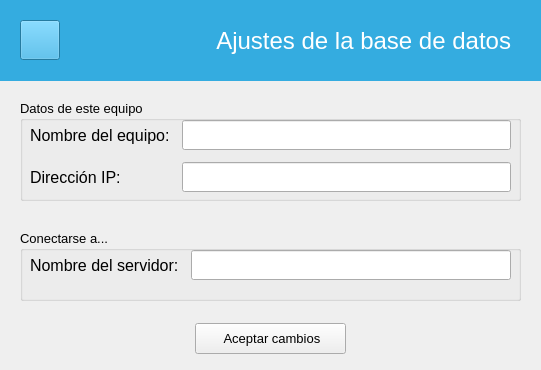
<?xml version="1.0" encoding="UTF-8"?>
<ui version="4.0">
 <class>AjustesDB</class>
 <widget class="QWidget" name="AjustesDB">
  <property name="windowModality">
   <enum>Qt::ApplicationModal</enum>
  </property>
  <property name="geometry">
   <rect>
    <x>0</x>
    <y>0</y>
    <width>541</width>
    <height>370</height>
   </rect>
  </property>
  <property name="windowTitle">
   <string>Form</string>
  </property>
  <widget class="QFrame" name="frame">
   <property name="geometry">
    <rect>
     <x>0</x>
     <y>0</y>
     <width>541</width>
     <height>81</height>
    </rect>
   </property>
   <property name="styleSheet">
    <string notr="true">background-color: rgb(52, 172, 224);</string>
   </property>
   <widget class="QLabel" name="label">
    <property name="geometry">
     <rect>
      <x>190</x>
      <y>20</y>
      <width>321</width>
      <height>41</height>
     </rect>
    </property>
    <property name="font">
     <font>
      <pointsize>18</pointsize>
     </font>
    </property>
    <property name="styleSheet">
     <string notr="true">color: rgb(255, 255, 255);</string>
    </property>
    <property name="text">
     <string>Ajustes de la base de datos</string>
    </property>
    <property name="alignment">
     <set>Qt::AlignRight|Qt::AlignTrailing|Qt::AlignVCenter</set>
    </property>
   </widget>
   <widget class="ClickableIcon" name="btRegresar">
    <property name="geometry">
     <rect>
      <x>20</x>
      <y>20</y>
      <width>40</width>
      <height>40</height>
     </rect>
    </property>
    <property name="icon">
     <iconset resource="../resources.qrc">
      <normaloff>:/img/resources/images/leftarrow.png</normaloff>:/img/resources/images/leftarrow.png</iconset>
    </property>
    <property name="iconSize">
     <size>
      <width>40</width>
      <height>40</height>
     </size>
    </property>
   </widget>
  </widget>
  <widget class="QGroupBox" name="groupBox">
   <property name="geometry">
    <rect>
     <x>20</x>
     <y>100</y>
     <width>501</width>
     <height>101</height>
    </rect>
   </property>
   <property name="font">
    <font>
     <pointsize>10</pointsize>
    </font>
   </property>
   <property name="title">
    <string>Datos de este equipo</string>
   </property>
   <widget class="QWidget" name="widget" native="true">
    <property name="geometry">
     <rect>
      <x>10</x>
      <y>20</y>
      <width>481</width>
      <height>81</height>
     </rect>
    </property>
    <layout class="QFormLayout" name="formLayout">
     <property name="horizontalSpacing">
      <number>12</number>
     </property>
     <property name="verticalSpacing">
      <number>12</number>
     </property>
     <item row="0" column="1">
      <widget class="QLineEdit" name="lineNombre">
       <property name="minimumSize">
        <size>
         <width>0</width>
         <height>30</height>
        </size>
       </property>
       <property name="font">
        <font>
         <pointsize>11</pointsize>
        </font>
       </property>
       <property name="readOnly">
        <bool>true</bool>
       </property>
      </widget>
     </item>
     <item row="1" column="0">
      <widget class="QLabel" name="label_3">
       <property name="font">
        <font>
         <pointsize>12</pointsize>
        </font>
       </property>
       <property name="text">
        <string>Dirección IP:</string>
       </property>
      </widget>
     </item>
     <item row="1" column="1">
      <widget class="QLineEdit" name="lineDireccion">
       <property name="minimumSize">
        <size>
         <width>0</width>
         <height>30</height>
        </size>
       </property>
       <property name="font">
        <font>
         <pointsize>11</pointsize>
        </font>
       </property>
       <property name="readOnly">
        <bool>true</bool>
       </property>
      </widget>
     </item>
     <item row="0" column="0">
      <widget class="QLabel" name="label_2">
       <property name="font">
        <font>
         <pointsize>12</pointsize>
        </font>
       </property>
       <property name="text">
        <string>Nombre del equipo:</string>
       </property>
      </widget>
     </item>
    </layout>
   </widget>
  </widget>
  <widget class="QGroupBox" name="groupBox_2">
   <property name="geometry">
    <rect>
     <x>20</x>
     <y>230</y>
     <width>501</width>
     <height>71</height>
    </rect>
   </property>
   <property name="font">
    <font>
     <pointsize>10</pointsize>
    </font>
   </property>
   <property name="title">
    <string>Conectarse a...</string>
   </property>
   <widget class="QWidget" name="widget_3" native="true">
    <property name="geometry">
     <rect>
      <x>10</x>
      <y>20</y>
      <width>481</width>
      <height>51</height>
     </rect>
    </property>
    <layout class="QFormLayout" name="formLayout_3">
     <property name="horizontalSpacing">
      <number>12</number>
     </property>
     <property name="verticalSpacing">
      <number>12</number>
     </property>
     <item row="0" column="0">
      <widget class="QLabel" name="label_7">
       <property name="font">
        <font>
         <pointsize>12</pointsize>
        </font>
       </property>
       <property name="text">
        <string>Nombre del servidor:</string>
       </property>
      </widget>
     </item>
     <item row="0" column="1">
      <widget class="QLineEdit" name="lineNombreServ">
       <property name="minimumSize">
        <size>
         <width>0</width>
         <height>30</height>
        </size>
       </property>
       <property name="font">
        <font>
         <pointsize>11</pointsize>
        </font>
       </property>
      </widget>
     </item>
    </layout>
   </widget>
  </widget>
  <widget class="QPushButton" name="btAceptar">
   <property name="geometry">
    <rect>
     <x>195</x>
     <y>323</y>
     <width>151</width>
     <height>31</height>
    </rect>
   </property>
   <property name="font">
    <font>
     <pointsize>10</pointsize>
    </font>
   </property>
   <property name="text">
    <string> Aceptar cambios</string>
   </property>
   <property name="icon">
    <iconset resource="../resources.qrc">
     <normaloff>:/img/resources/images/accept.png</normaloff>:/img/resources/images/accept.png</iconset>
   </property>
  </widget>
 </widget>
 <customwidgets>
  <customwidget>
   <class>ClickableIcon</class>
   <extends>QPushButton</extends>
   <header>utils.mywidgets.h</header>
  </customwidget>
 </customwidgets>
 <resources>
  <include location="../resources.qrc"/>
 </resources>
 <connections/>
</ui>
